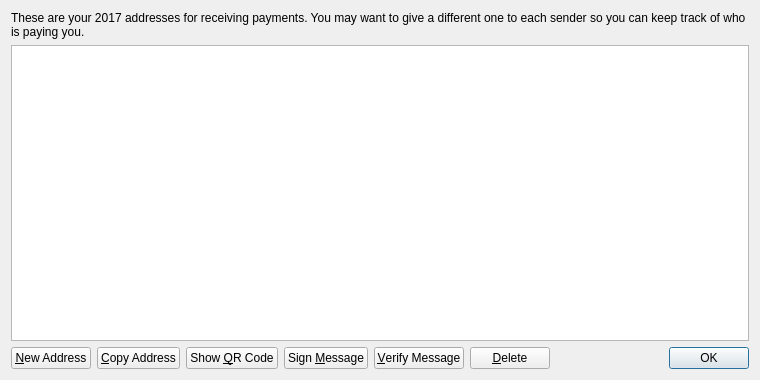
<?xml version="1.0" encoding="UTF-8"?>
<ui version="4.0">
 <class>AddressBookPage</class>
 <widget class="QWidget" name="AddressBookPage">
  <property name="geometry">
   <rect>
    <x>0</x>
    <y>0</y>
    <width>760</width>
    <height>380</height>
   </rect>
  </property>
  <property name="windowTitle">
   <string>Address Book</string>
  </property>
  <layout class="QVBoxLayout" name="verticalLayout">
   <item>
    <widget class="QLabel" name="labelExplanation">
     <property name="text">
      <string>These are your 2017 addresses for receiving payments. You may want to give a different one to each sender so you can keep track of who is paying you.</string>
     </property>
     <property name="textFormat">
      <enum>Qt::PlainText</enum>
     </property>
     <property name="wordWrap">
      <bool>true</bool>
     </property>
    </widget>
   </item>
   <item>
    <widget class="QTableView" name="tableView">
     <property name="contextMenuPolicy">
      <enum>Qt::CustomContextMenu</enum>
     </property>
     <property name="toolTip">
      <string>Double-click to edit address or label</string>
     </property>
     <property name="tabKeyNavigation">
      <bool>false</bool>
     </property>
     <property name="alternatingRowColors">
      <bool>true</bool>
     </property>
     <property name="selectionMode">
      <enum>QAbstractItemView::SingleSelection</enum>
     </property>
     <property name="selectionBehavior">
      <enum>QAbstractItemView::SelectRows</enum>
     </property>
     <property name="sortingEnabled">
      <bool>true</bool>
     </property>
     <attribute name="verticalHeaderVisible">
      <bool>false</bool>
     </attribute>
    </widget>
   </item>
   <item>
    <layout class="QHBoxLayout" name="horizontalLayout">
     <item>
      <widget class="QPushButton" name="newAddressButton">
       <property name="toolTip">
        <string>Create a new address</string>
       </property>
       <property name="text">
        <string>&amp;New Address</string>
       </property>
       <property name="icon">
        <iconset resource="../bitcoin.qrc">
         <normaloff>:/icons/add</normaloff>:/icons/add</iconset>
       </property>
      </widget>
     </item>
     <item>
      <widget class="QPushButton" name="copyToClipboard">
       <property name="toolTip">
        <string>Copy the currently selected address to the system clipboard</string>
       </property>
       <property name="text">
        <string>&amp;Copy Address</string>
       </property>
       <property name="icon">
        <iconset resource="../bitcoin.qrc">
         <normaloff>:/icons/editcopy</normaloff>:/icons/editcopy</iconset>
       </property>
      </widget>
     </item>
     <item>
      <widget class="QPushButton" name="showQRCode">
       <property name="text">
        <string>Show &amp;QR Code</string>
       </property>
       <property name="icon">
        <iconset resource="../bitcoin.qrc">
         <normaloff>:/icons/qrcode</normaloff>:/icons/qrcode</iconset>
       </property>
      </widget>
     </item>
     <item>
      <widget class="QPushButton" name="signMessage">
       <property name="toolTip">
        <string>Sign a message to prove you own a 2017 address</string>
       </property>
       <property name="text">
        <string>Sign &amp;Message</string>
       </property>
       <property name="icon">
        <iconset resource="../bitcoin.qrc">
         <normaloff>:/icons/edit</normaloff>:/icons/edit</iconset>
       </property>
      </widget>
     </item>
     <item>
      <widget class="QPushButton" name="verifyMessage">
       <property name="toolTip">
        <string>Verify a message to ensure it was signed with a specified 2017 address</string>
       </property>
       <property name="text">
        <string>&amp;Verify Message</string>
       </property>
       <property name="icon">
        <iconset resource="../bitcoin.qrc">
         <normaloff>:/icons/transaction_0</normaloff>:/icons/transaction_0</iconset>
       </property>
      </widget>
     </item>
     <item>
      <widget class="QPushButton" name="deleteButton">
       <property name="toolTip">
        <string>Delete the currently selected address from the list</string>
       </property>
       <property name="text">
        <string>&amp;Delete</string>
       </property>
       <property name="icon">
        <iconset resource="../bitcoin.qrc">
         <normaloff>:/icons/remove</normaloff>:/icons/remove</iconset>
       </property>
      </widget>
     </item>
     <item>
      <spacer name="horizontalSpacer">
       <property name="orientation">
        <enum>Qt::Horizontal</enum>
       </property>
       <property name="sizeHint" stdset="0">
        <size>
         <width>40</width>
         <height>20</height>
        </size>
       </property>
      </spacer>
     </item>
     <item>
      <widget class="QDialogButtonBox" name="buttonBox">
       <property name="sizePolicy">
        <sizepolicy hsizetype="Maximum" vsizetype="Fixed">
         <horstretch>0</horstretch>
         <verstretch>0</verstretch>
        </sizepolicy>
       </property>
       <property name="standardButtons">
        <set>QDialogButtonBox::Ok</set>
       </property>
      </widget>
     </item>
    </layout>
   </item>
  </layout>
 </widget>
 <resources>
  <include location="../bitcoin.qrc"/>
 </resources>
 <connections/>
</ui>
